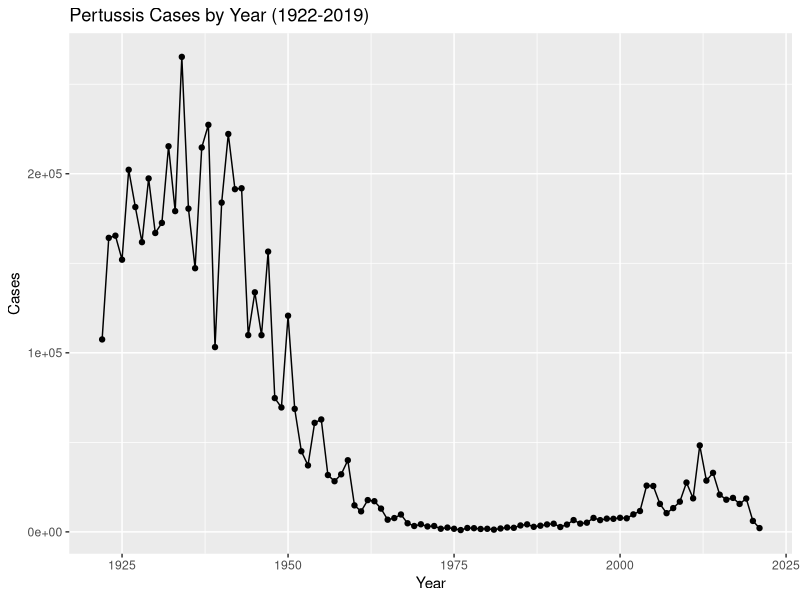
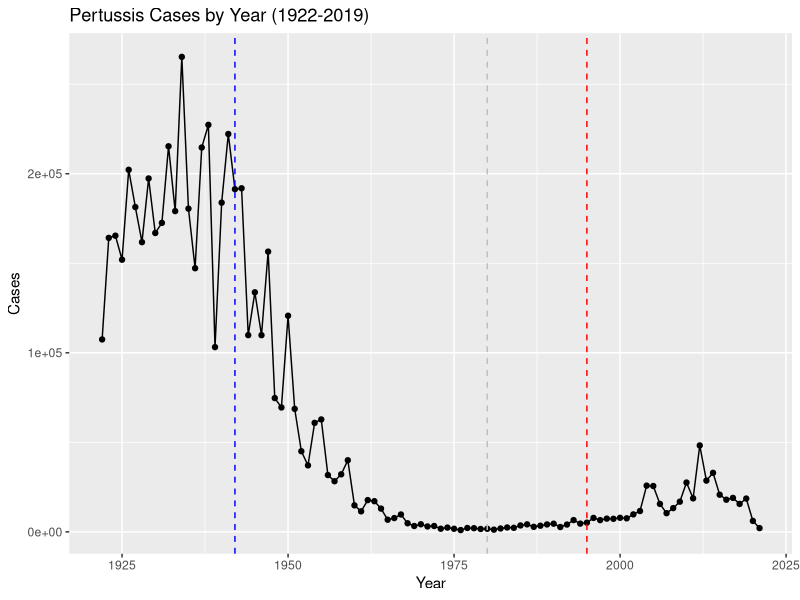

Reproduce these figures in R, in order. (Note: this script raises an error after producing the figures.)
## ---- chunk 1
cdc <- data.frame(

                          Year = c(1922L,
                                   1923L,1924L,1925L,1926L,1927L,1928L,
                                   1929L,1930L,1931L,1932L,1933L,1934L,1935L,
                                   1936L,1937L,1938L,1939L,1940L,1941L,
                                   1942L,1943L,1944L,1945L,1946L,1947L,1948L,
                                   1949L,1950L,1951L,1952L,1953L,1954L,
                                   1955L,1956L,1957L,1958L,1959L,1960L,
                                   1961L,1962L,1963L,1964L,1965L,1966L,1967L,
                                   1968L,1969L,1970L,1971L,1972L,1973L,
                                   1974L,1975L,1976L,1977L,1978L,1979L,1980L,
                                   1981L,1982L,1983L,1984L,1985L,1986L,
                                   1987L,1988L,1989L,1990L,1991L,1992L,1993L,
                                   1994L,1995L,1996L,1997L,1998L,1999L,
                                   2000L,2001L,2002L,2003L,2004L,2005L,
                                   2006L,2007L,2008L,2009L,2010L,2011L,2012L,
                                   2013L,2014L,2015L,2016L,2017L,2018L,
                                   2019L,2020L,2021L),
  Cases = c(107473,
                                   164191,165418,152003,202210,181411,
                                   161799,197371,166914,172559,215343,179135,
                                   265269,180518,147237,214652,227319,103188,
                                   183866,222202,191383,191890,109873,
                                   133792,109860,156517,74715,69479,120718,
                                   68687,45030,37129,60886,62786,31732,28295,
                                   32148,40005,14809,11468,17749,17135,
                                   13005,6799,7717,9718,4810,3285,4249,
                                   3036,3287,1759,2402,1738,1010,2177,2063,
                                   1623,1730,1248,1895,2463,2276,3589,
                                   4195,2823,3450,4157,4570,2719,4083,6586,
                                   4617,5137,7796,6564,7405,7298,7867,
                                   7580,9771,11647,25827,25616,15632,10454,
                                   13278,16858,27550,18719,48277,28639,
                                   32971,20762,17972,18975,15609,18617,6124,
                                   2116)
)
## ---- chunk 2
library(ggplot2)

ggplot(cdc)+
  aes(Year, Cases)+
  geom_point()+
  geom_line()+
  labs(title = "Pertussis Cases by Year (1922-2019)",x="Year", y="Cases")
## ---- chunk 3
ggplot(cdc)+
  aes(Year, Cases)+
  geom_point()+
  geom_line()+
  geom_vline(xintercept = 1942, col = "blue", linetype = 2)+
  geom_vline(xintercept = 1980, col = "gray", linetype = 2)+
  geom_vline(xintercept = 1995, col = "red", linetype = 2)+
  labs(title = "Pertussis Cases by Year (1922-2019)", x="Year", y="Cases")
## ---- chunk 4
library(jsonlite)

subject <- read_json("https://www.cmi-pb.org/api/subject", simplifyVector = TRUE) 

head(subject, 3)
## ---- chunk 5
table(subject$infancy_vac)
## ---- chunk 6
table(subject$biological_sex)
## ---- chunk 7
table(subject$race, subject$biological_sex)
## ---- chunk 8
specimen <- read_json("https://www.cmi-pb.org/api/specimen", simplifyVector = TRUE)

head(specimen)
## ---- chunk 9
library(dplyr)

meta <- inner_join(subject,specimen, by = "subject_id")
head(meta)
## ---- chunk 10
ab <- read_json("https://www.cmi-pb.org/api/ab_titer", simplifyVector = TRUE)

head(ab)
## ---- chunk 11
abdata <- inner_join(meta, ab)
## ---- chunk 12
dim(abdata)
## ---- chunk 13
table(abdata$isotype)
## ---- chunk 14
table(abdata$visit)
## ---- chunk 15
ig1 <- filter(abdata, isotype == "IgG1", visit!=8)
head(ig1)
## ---- chunk 16
ggplot(ig1) +
  aes(MFI, antigen) +
  geom_boxplot() + 
  facet_wrap(vars(visit), nrow=2)
## ---- chunk 17
ggplot(ig1) +
  aes(MFI, antigen, col=infancy_vac ) +
  geom_boxplot(show.legend = FALSE) + 
  facet_wrap(vars(visit), nrow=2) +
  theme_bw()
## ---- chunk 18
ggplot(ig1) +
  aes(MFI, antigen, col=infancy_vac ) +
  geom_boxplot(show.legend = FALSE) + 
  facet_wrap(vars(infancy_vac, visit), nrow=2)
## ---- chunk 19
filter(ig1, antigen=="Measles") %>%
  ggplot() +
  aes(MFI, col=infancy_vac) +
  geom_boxplot(show.legend = TRUE) +
  facet_wrap(vars(visit)) +
  theme_bw()
## ---- chunk 20
filter(ig1, antigen== "FIM2/3") %>%
  ggplot() +
  aes(MFI, col=infancy_vac) +
  geom_boxplot(show.legend = TRUE) +
  facet_wrap(vars(visit)) +
  theme_bw()
